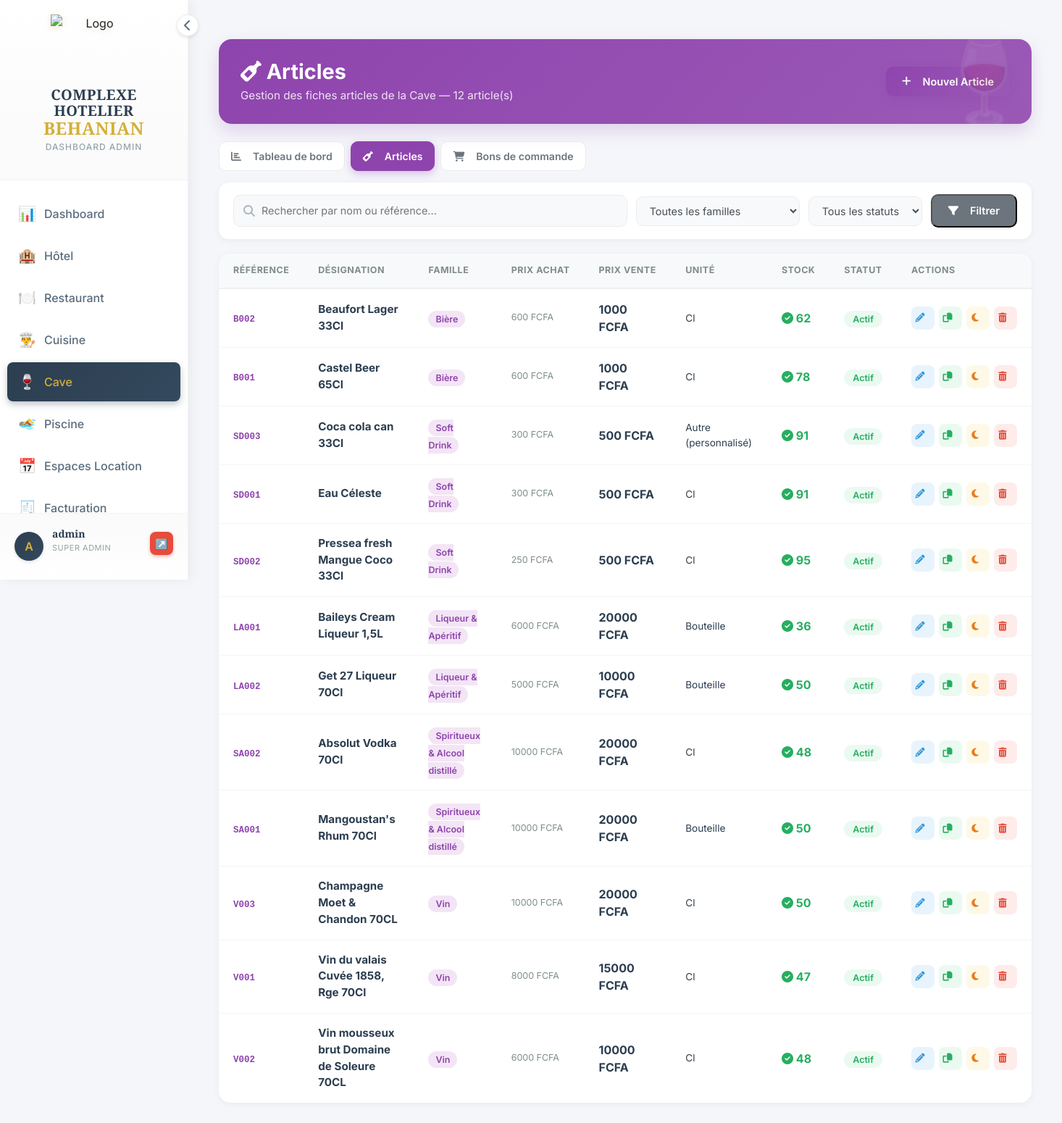
The app's page /bar/articles/ (signed in) with its own data.
### bar/models.py (models this page shows, shortened)
class BoissonBar(models.Model):
    STATUT_CHOICES = [
        ('actif', 'Actif'),
        ('sommeil', 'En sommeil'),
        ('supprime', 'Supprimé'),
    ]
    UNITE_STANDARD_CHOICES = [
        ('bouteille', 'Bouteille'),
        ('verre', 'Verre'),
        ('cl', 'Cl'),
        ('litre', 'Litre'),
        ('autre', 'Autre (personnalisé)'),
    ]
    MODE_PRIX_CHOICES = [
        ('manuel', 'Prix saisi manuellement'),
        ('marge', 'Calculé (prix achat + marge %)'),
    ]
    reference = models.CharField(max_length=50, unique=True, blank=True, null=True, verbose_name="Référence article")
    nom = models.CharField(max_length=100, verbose_name="Désignation")
    categorie = models.ForeignKey(CategorieBar, on_delete=models.CASCADE, verbose_name="Famille / Catégorie")
    description = models.TextField(blank=True, null=True, verbose_name="Description")
    image = models.ImageField(upload_to='boissons/', blank=True, null=True, verbose_name="Image")
    mode_prix = models.CharField(max_length=10, choices=MODE_PRIX_CHOICES, default='manuel', verbose_name="Mode de calcul du prix")
    prix_achat = models.DecimalField(max_digits=10, decimal_places=2, default=0, verbose_name="Prix d'achat (FCFA)")
    marge = models.DecimalField(max_digits=5, decimal_places=2, default=0, verbose_name="Marge (%)")
    prix = models.DecimalField(max_digits=10, decimal_places=2, default=0, verbose_name="Prix de vente (FCFA)")
    unite_standard = models.CharField(max_length=20, choices=UNITE_STANDARD_CHOICES, default='bouteille', verbose_name="Unité standard")
    unite_personnalisee = models.ForeignKey(UniteVente, on_delete=models.SET_NULL, null=True, blank=True, verbose_name="Unité personnalisée")
    quantite_stock = models.IntegerField(default=0, verbose_name="Quantité en stock")
    seuil_alerte = models.IntegerField(default=10, verbose_name="Seuil d'alerte")
    disponible = models.BooleanField(default=True, verbose_name="Disponible à la vente")
    statut = models.CharField(max_length=20, choices=STATUT_CHOICES, default='actif', verbose_name="Statut")
    est_compose = models.BooleanField(default=False, verbose_name="Article composé (pack/nomenclature)")
    date_creation = models.DateTimeField(auto_now_add=True)
    date_modification = models.DateTimeField(auto_now=True)
    @property
    def unite_affichee(self):
        if self.unite_standard == 'autre' and self.unite_personnalisee:
            return str(self.unite_personnalisee)
        return self.get_unite_standard_display()
    class Meta:
        verbose_name = "Article (Cave)"
        verbose_name_plural = "Articles (Cave)"
        ordering = ['categorie', 'nom']

class CategorieBar(models.Model):
    nom = models.CharField(max_length=50, verbose_name="Nom")
    ordre = models.IntegerField(default=0, verbose_name="Ordre d'affichage")
    class Meta:
        verbose_name = "Catégorie de Boisson"
        verbose_name_plural = "Catégories de Boissons"
        ordering = ['ordre', 'nom']

### bar/views.py (the view)
# urls.py: path('articles/', views.articles_list, name='articles_list'),
@require_module_access('bar')
@require_bar_gestion
def articles_list(request):
    articles = BoissonBar.objects.exclude(statut='supprime')
    categories = CategorieBar.objects.all()
    q = request.GET.get('q', '')
    categorie_id = request.GET.get('categorie', '')
    statut = request.GET.get('statut', '')
    if q:
        articles = articles.filter(Q(nom__icontains=q) | Q(reference__icontains=q))
    if categorie_id:
        articles = articles.filter(categorie_id=categorie_id)
    if statut:
        articles = articles.filter(statut=statut)
    context = {
        'page_title': 'Articles',
        'articles': articles,
        'categories': categories,
        'q': q,
        'categorie_id': categorie_id,
        'statut_filtre': statut,
        'total': articles.count(),
    }
    return render(request, 'bar/articles_list.html', context)

### templates/bar/articles_list.html (shortened to what this page needs)
{% extends 'dashboard/base_dashboard.html' %}
{% load static %}
{% block content %}
<div class="container-fluid py-4">
    <div class="page-header">
        <div>
            <h2><i class="fas fa-wine-bottle mr-2"></i> Articles</h2>
            <p>Gestion des fiches articles de la Cave — {{ total }} article(s)</p>
        </div>
        <a href="{% url 'bar:article_create' %}" class="btn-add">
            <i class="fas fa-plus"></i> Nouvel Article
        </a>
    </div>
    <div class="tabs-nav mb-3" style="display:flex; gap:8px; flex-wrap:wrap;">
        <a href="{% url 'bar:stock_management' %}" class="tab-btn" style="display:inline-flex;align-items:center;gap:8px;padding:9px 16px;border-radius:10px;font-weight:600;font-size:0.88rem;color:#6c757d;text-decoration:none;background:white;border:1px solid #e9ecef;">
            <i class="fas fa-chart-bar"></i> Tableau de bord
        </a>
        <a href="{% url 'bar:articles_list' %}" class="tab-btn" style="display:inline-flex;align-items:center;gap:8px;padding:9px 16px;border-radius:10px;font-weight:600;font-size:0.88rem;color:white;text-decoration:none;background:#8e44ad;border:1px solid #8e44ad;box-shadow:0 4px 12px rgba(142,68,173,0.3);">
            <i class="fas fa-wine-bottle"></i> Articles
        </a>
        <a href="{% url 'bar:bon_commande_list' %}" class="tab-btn" style="display:inline-flex;align-items:center;gap:8px;padding:9px 16px;border-radius:10px;font-weight:600;font-size:0.88rem;color:#6c757d;text-decoration:none;background:white;border:1px solid #e9ecef;">
            <i class="fas fa-shopping-cart"></i> Bons de commande
        </a>
    </div>
    <form method="get" class="toolbar">
        <div class="search-box">
            <i class="fas fa-search"></i>
            <input type="text" name="q" value="{{ q }}" placeholder="Rechercher par nom ou référence...">
        </div>
        <select name="categorie" class="filter-select" onchange="this.form.submit()">
            <option value="">Toutes les familles</option>
        </select>
        <select name="statut" class="filter-select" onchange="this.form.submit()">
            <option value="">Tous les statuts</option>
        </select>
        <button type="submit" class="btn-add" style="background:#6c757d; box-shadow:none;">
            <i class="fas fa-filter"></i> Filtrer
        </button>
    </form>
    <div class="articles-table-card">
        <div style="overflow-x:auto;">
            <table class="articles-table">
                <thead>
                    <tr>
                        <th>Référence</th>
                        <th>Désignation</th>
                        <th>Famille</th>
                        <th>Prix achat</th>
                        <th>Prix vente</th>
                        <th>Unité</th>
                        <th>Stock</th>
                        <th>Statut</th>
                        <th class="text-right">Actions</th>
                    </tr>
                </thead>
                <tbody>
                    {% for article in articles %}
                    <tr>
                        <td><span class="article-ref">{{ article.reference|default:"-" }}</span></td>
                        <td>
                            <div class="article-nom">
                                {{ article.nom }}
                            </div>
                        </td>
                        <td><span class="badge-categorie">{{ article.categorie.nom }}</span></td>
                        <td>
                            <div class="prix-achat">{{ article.prix_achat|floatformat:0 }} FCFA</div>
                        </td>
                        <td><span class="prix-tag">{{ article.prix|floatformat:0 }} FCFA</span></td>
                        <td style="font-size:0.85rem;">{{ article.unite_affichee }}</td>
                        <td>
                            {% if article.quantite_stock == 0 %}
                                <span class="stock-zero"><i class="fas fa-times-circle"></i> Rupture</span>
                            {% elif article.quantite_stock <= article.seuil_alerte %}
                                <span class="stock-bas"><i class="fas fa-exclamation-triangle"></i> {{ article.quantite_stock }}</span>
                            {% else %}
                                <span class="stock-ok"><i class="fas fa-check-circle"></i> {{ article.quantite_stock }}</span>
                            {% endif %}
                        </td>
                        <td>
                            <span class="badge-statut statut-{{ article.statut }}">
                                {{ article.get_statut_display }}
                            </span>
                        </td>
                        <td>
                            <div class="action-group">
                                <a href="{% url 'bar:article_edit' article.pk %}" class="btn-action btn-edit" title="Modifier">
                                    <i class="fas fa-pencil-alt"></i>
                                </a>
                                <a href="{% url 'bar:article_dupliquer' article.pk %}" class="btn-action btn-copy" title="Dupliquer (Ctrl+D)">
                                    <i class="fas fa-copy"></i>
                                </a>
                                <a href="{% url 'bar:article_sommeil' article.pk %}" class="btn-action btn-sleep" title="{% if article.statut == 'actif' %}Mettre en sommeil{% else %}Réactiver{% endif %}">
                                    <i class="fas {% if article.statut == 'actif' %}fa-moon{% else %}fa-sun{% endif %}"></i>
                                </a>
                                <a href="{% url 'bar:article_delete' article.pk %}" class="btn-action btn-del" title="Supprimer">
                                    <i class="fas fa-trash-alt"></i>
                                </a>
                            </div>
                        </td>
                    </tr>
                    {% endfor %}
                </tbody>
            </table>
        </div>
    </div>
</div>
{% endblock %}

### templates/dashboard/base_dashboard.html (shortened to what this page needs)
{% load static %}
<!DOCTYPE html>
<html lang="fr">
<head>
    <link href="https://cdn.jsdelivr.net/npm/bootstrap@5.3.0/dist/css/bootstrap.min.css" rel="stylesheet">
    <link rel="stylesheet" href="https://cdnjs.cloudflare.com/ajax/libs/font-awesome/6.4.0/css/all.min.css">
</head>
<body>
    <div class="sidebar" id="sidebar">
        <div class="logo-section">
            <div class="sidebar-toggle" onclick="toggleSidebar()">
                <i class="fas fa-chevron-left" id="toggleIcon"></i>
            </div>
            <div class="logo">
                <div class="logo-icon">
                    <img src="{% static 'images/Logo.png' %}" alt="Logo">
                </div>
                <div class="logo-text">
                    <h1>COMPLEXE HOTELIER<br><span>BEHANIAN</span></h1>
                    <p>Dashboard Admin</p>
                </div>
            </div>
        </div>
        <nav class="nav-menu">
            <a href="{% url 'dashboard:index' %}" class="nav-item {% if request.resolver_match.url_name == 'index' and request.resolver_match.app_name == 'dashboard' %}active{% endif %}">
                <span class="nav-item-icon">📊</span>
                <span class="nav-text">Dashboard</span>
            </a>
            {% if 'hotel' in accessible_modules %}
            <a href="{% url 'hotel:index' %}" class="nav-item {% if request.resolver_match.app_name == 'hotel' %}active{% endif %}">
                <span class="nav-item-icon">🏨</span>
                <span class="nav-text">Hôtel</span>
            </a>
            {% endif %}
            {% if 'restaurant' in accessible_modules %}
            <a href="{% url 'restaurant:index' %}" class="nav-item {% if request.resolver_match.app_name == 'restaurant' %}active{% endif %}">
                <span class="nav-item-icon">🍽️</span>
                <span class="nav-text">Restaurant</span>
            </a>
            {% endif %}
            {% if 'cuisine' in accessible_modules %}
            <a href="{% url 'cuisine:index' %}" class="nav-item {% if request.resolver_match.app_name == 'cuisine' %}active{% endif %}">
                <span class="nav-item-icon">👨‍🍳</span>
                <span class="nav-text">Cuisine</span>
            </a>
            {% endif %}
            {% if 'bar' in accessible_modules %}
            <a href="{% url 'bar:dashboard' %}" class="nav-item {% if request.resolver_match.app_name == 'bar' %}active{% endif %}">
                <span class="nav-item-icon">🍷</span>
                <span class="nav-text">Cave</span>
            </a>
            {% endif %}
            {% if 'piscine' in accessible_modules %}
            <a href="{% url 'piscine:index' %}" class="nav-item {% if request.resolver_match.app_name == 'piscine' %}active{% endif %}">
                <span class="nav-item-icon">🏊</span>
                <span class="nav-text">Piscine</span>
            </a>
            {% endif %}
            {% if 'espaces' in accessible_modules %}
            <a href="{% url 'espaces_evenementiels:index' %}" class="nav-item {% if request.resolver_match.app_name == 'espaces_evenementiels' %}active{% endif %}">
                <span class="nav-item-icon">📅</span>
                <span class="nav-text">Espaces Location</span>
            </a>
            {% endif %}
            {% if 'facturation' in accessible_modules %}
            <a href="{% url 'facturation:index' %}" class="nav-item {% if request.resolver_match.app_name == 'facturation' %}active{% endif %}">
                <span class="nav-item-icon">🧾</span>
                <span class="nav-text">Facturation</span>
            </a>
            {% endif %}
        </nav>
        <div class="user-section">
            <div class="user-avatar">{{ user.username|first|upper }}</div>
            <div class="user-info">
                <h4>{{ user.get_full_name|default:user.username }}</h4>
                <p>{{ user_role }}</p>
            </div>
            <a href="{% url 'logout' %}" class="logout-btn" title="Se déconnecter">↗️</a>
        </div>
    </div>
    <div class="main-content">
        {% block content %}{% endblock %}
    </div>
</body>
</html>

### records on screen
BoissonBar: reference "B002", nom "Beaufort Lager 33Cl", categorie.nom "Bière", prix_achat "600", prix "1000", unite_affichee "Cl", quantite_stock "62", statut "Actif"
BoissonBar: reference "B001", nom "Castel Beer 65Cl", categorie.nom "Bière", prix_achat "600", prix "1000", unite_affichee "Cl", quantite_stock "78", statut "Actif"
BoissonBar: reference "SD003", nom "Coca cola can 33Cl", categorie.nom "Soft Drink", prix_achat "300", prix "500", unite_affichee "Autre (personnalisé)", quantite_stock "91", statut "Actif"
BoissonBar: reference "SD001", nom "Eau Céleste", categorie.nom "Soft Drink", prix_achat "300", prix "500", unite_affichee "Cl", quantite_stock "91", statut "Actif"
BoissonBar: reference "SD002", nom "Pressea fresh Mangue Coco 33Cl", categorie.nom "Soft Drink", prix_achat "250", prix "500", unite_affichee "Cl", quantite_stock "95", statut "Actif"
BoissonBar: reference "LA001", nom "Baileys Cream Liqueur 1,5L", categorie.nom "Liqueur & Apéritif", prix_achat "6000", prix "20000", unite_affichee "Bouteille", quantite_stock "36", statut "Actif"
BoissonBar: reference "LA002", nom "Get 27 Liqueur 70Cl", categorie.nom "Liqueur & Apéritif", prix_achat "5000", prix "10000", unite_affichee "Bouteille", quantite_stock "50", statut "Actif"
BoissonBar: reference "SA002", nom "Absolut Vodka 70Cl", categorie.nom "Spiritueux & Alcool distillé", prix_achat "10000", prix "20000", unite_affichee "Cl", quantite_stock "48", statut "Actif"
BoissonBar: reference "SA001", nom "Mangoustan's Rhum 70Cl", categorie.nom "Spiritueux & Alcool distillé", prix_achat "10000", prix "20000", unite_affichee "Bouteille", quantite_stock "50", statut "Actif"
BoissonBar: reference "V003", nom "Champagne Moet & Chandon 70CL", categorie.nom "Vin", prix_achat "10000", prix "20000", unite_affichee "Cl", quantite_stock "50", statut "Actif"
BoissonBar: reference "V001", nom "Vin du valais Cuvée 1858, Rge 70Cl", categorie.nom "Vin", prix_achat "8000", prix "15000", unite_affichee "Cl", quantite_stock "47", statut "Actif"
BoissonBar: reference "V002", nom "Vin mousseux brut Domaine de Soleure 70CL", categorie.nom "Vin", prix_achat "6000", prix "10000", unite_affichee "Cl", quantite_stock "48", statut "Actif"

### other values on screen
{{ user.username|first|upper }} "A"
{{ user.get_full_name|default:user.username }} "admin"
{{ user_role }} "SUPER ADMIN"
{{ total }} "12"
